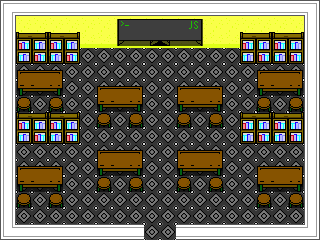

This game map was drawn from its Tiled (.tmx) file and the tilesets committed beside it. A one-line description and the trimmed map source follow:
An orthogonal 20x15 tile map with 16x16 px tiles, 4 tile layers (ground layer, wall layer, furniture layer, item layer), 6 tilesets and 16 objects (Kaelen).

<map version="1.10" tiledversion="1.11.2" orientation="orthogonal" renderorder="right-down" width="20" height="15" tilewidth="16" tileheight="16" infinite="0" nextlayerid="7" nextobjectid="19">
 <editorsettings>
  <export target="ClassroomScene.tmj" format="json" />
 </editorsettings>
 <tileset firstgid="1" name="floor" tilewidth="16" tileheight="16" tilecount="1" columns="1">
  <image source="../assets/tilesets/classroom/floor.png" width="16" height="16" />
 </tileset>
 <tileset firstgid="2" name="wall" tilewidth="16" tileheight="16" tilecount="9" columns="3">
  <image source="../assets/tilesets/classroom/wall.png" width="48" height="48" />
 </tileset>
 <tileset firstgid="11" name="board" tilewidth="16" tileheight="16" tilecount="12" columns="6">
  <image source="../assets/tilesets/classroom/board.png" width="96" height="32" />
  <tile id="0">
   <properties>
    <property name="dialogue" value="[&quot;This is a test space, player.&quot;, &quot;Proceed to the headquarters to test out your compiler.&quot;, &quot;Inside there you will greet Master Elysia and the others.&quot;, &quot;Talk to them about that bug they caught and they will ask you to debug it or something.&quot;]" />
   </properties>
  </tile>
 </tileset>
 <tileset firstgid="23" name="cabinet" tilewidth="16" tileheight="16" tilecount="4" columns="2">
  <image source="../assets/tilesets/classroom/cabinet.png" width="32" height="32" />
 </tileset>
 <tileset firstgid="27" name="desk" tilewidth="16" tileheight="16" tilecount="6" columns="3">
  <image source="../assets/tilesets/classroom/desk.png" width="48" height="32" />
 </tileset>
 <tileset firstgid="33" name="chair" tilewidth="16" tileheight="16" tilecount="1" columns="1">
  <image source="../assets/tilesets/classroom/chair.png" width="16" height="16" />
 </tileset>
 <layer id="1" name="ground layer" width="20" height="15">
  <data>[300 cells, 300 non-empty, 1 distinct tile ids]</data>
 </layer>
 <layer id="2" name="wall layer" width="20" height="15">
  <data>[300 cells, 100 non-empty, 4 distinct tile ids]</data>
 </layer>
 <objectgroup id="5" name="NPC Objects">
  <object id="2" name="Kaelen" x="160" y="65.6667" width="16" height="16">
   <properties>
    <property name="dialogue" value="[&quot;Welcome! This is the Syntax Lesson!&quot;, &quot;As you can see, there are books you can collect here. Pick them up with Z, and take a look at them on your Lessons app on your tablet.&quot;, &quot;You need every bit of knowledge on those books.&quot;, &quot;After you are done, talk to me again, and I'll give you a quiz.&quot;, &quot;Good luck!&quot;]" />
   </properties>
  </object>
 </objectgroup>
 <layer id="4" name="furniture layer" width="20" height="15">
  <data>[300 cells, 80 non-empty, 10 distinct tile ids]</data>
 </layer>
 <layer id="3" name="item layer" width="20" height="15">
  <data>[300 cells, 28 non-empty, 13 distinct tile ids]</data>
 </layer>
 <objectgroup id="6" name="lesson object">
  <object id="3" x="97.0833" y="101.667" width="16" height="16">
   <properties>
    <property name="bookKey" value="primitiveTypes" />
    <property name="lesson" value="datatypes" />
   </properties>
  </object>
  <object id="4" x="127.5" y="102.5" width="16" height="16">
   <properties>
    <property name="bookKey" value="referenceTypes" />
    <property name="lesson" value="datatypes" />
   </properties>
  </object>
  <object id="5" x="97.5" y="163.5" width="16" height="16">
   <properties>
    <property name="bookKey" value="varLetConst" />
    <property name="lesson" value="variables" />
   </properties>
  </object>
  <object id="6" x="207" y="166" width="16" height="16">
   <properties>
    <property name="bookKey" value="comparison" />
    <property name="lesson" value="operators" />
   </properties>
  </object>
  <object id="7" x="176" y="166.5" width="16" height="16">
   <properties>
    <property name="bookKey" value="arithmetic" />
    <property name="lesson" value="operators" />
   </properties>
  </object>
  <object id="8" x="257" y="179.5" width="16" height="16">
   <properties>
    <property name="bookKey" value="arrayBasics" />
    <property name="lesson" value="arrays" />
   </properties>
  </object>
  <object id="9" x="177.5" y="100.5" width="16" height="16">
   <properties>
    <property name="bookKey" value="ifElse" />
    <property name="lesson" value="conditions" />
   </properties>
  </object>
  <object id="10" x="207.5" y="100.5" width="16" height="16">
   <properties>
    <property name="bookKey" value="switchcase" />
    <property name="lesson" value="conditions" />
   </properties>
  </object>
  <object id="11" x="17" y="80.5" width="16" height="16">
   <properties>
    <property name="bookKey" value="intro" />
    <property name="lesson" value="syntax" />
   </properties>
  </object>
  <object id="12" x="47" y="80" width="16" height="16">
   <properties>
    <property name="bookKey" value="basicSyntax" />
    <property name="lesson" value="syntax" />
   </properties>
  </object>
  <object id="13" x="17.5" y="179" width="16" height="16">
   <properties>
    <property name="bookKey" value="compiler" />
    <property name="lesson" value="syntax" />
   </properties>
  </object>
  <object id="14" x="48" y="179" width="16" height="16">
   <properties>
    <property name="bookKey" value="consoleLog" />
    <property name="lesson" value="syntax" />
   </properties>
  </object>
  <object id="15" x="287" y="179" width="16" height="16">
   <properties>
    <property name="bookKey" value="arrayMethods" />
    <property name="lesson" value="arrays" />
   </properties>
  </object>
  <object id="17" x="287.5" y="84" width="16" height="16">
   <properties>
    <property name="bookKey" value="arrowFunctions" />
    <property name="lesson" value="functions" />
   </properties>
  </object>
  <object id="18" x="257" y="84.5" width="16" height="16">
   <properties>
    <property name="bookKey" value="functionBasics" />
    <property name="lesson" value="functions" />
   </properties>
  </object>
 </objectgroup>
</map>
